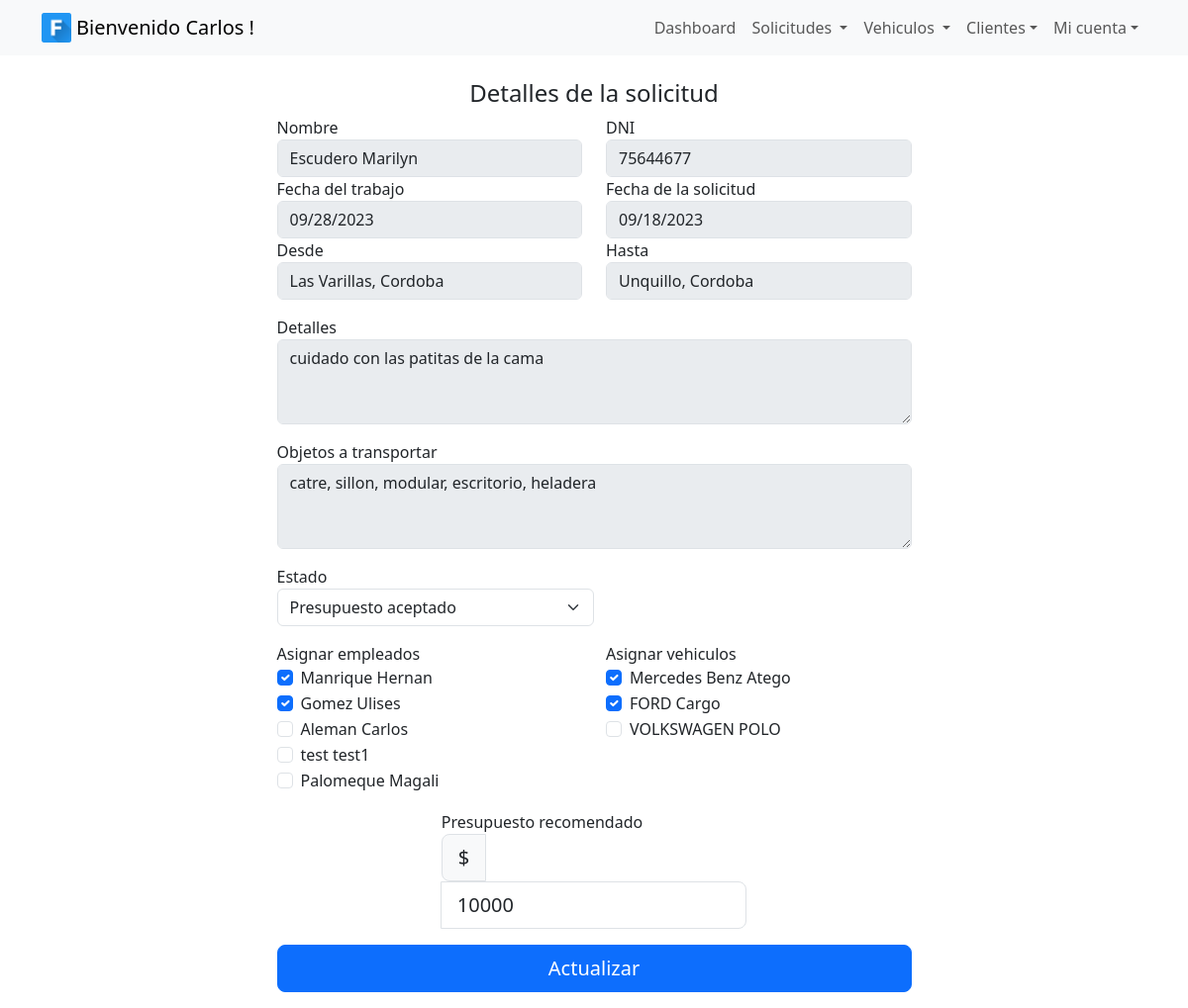
/solicitudes/15/ (signed in), run on an earlier commit of the app's database.
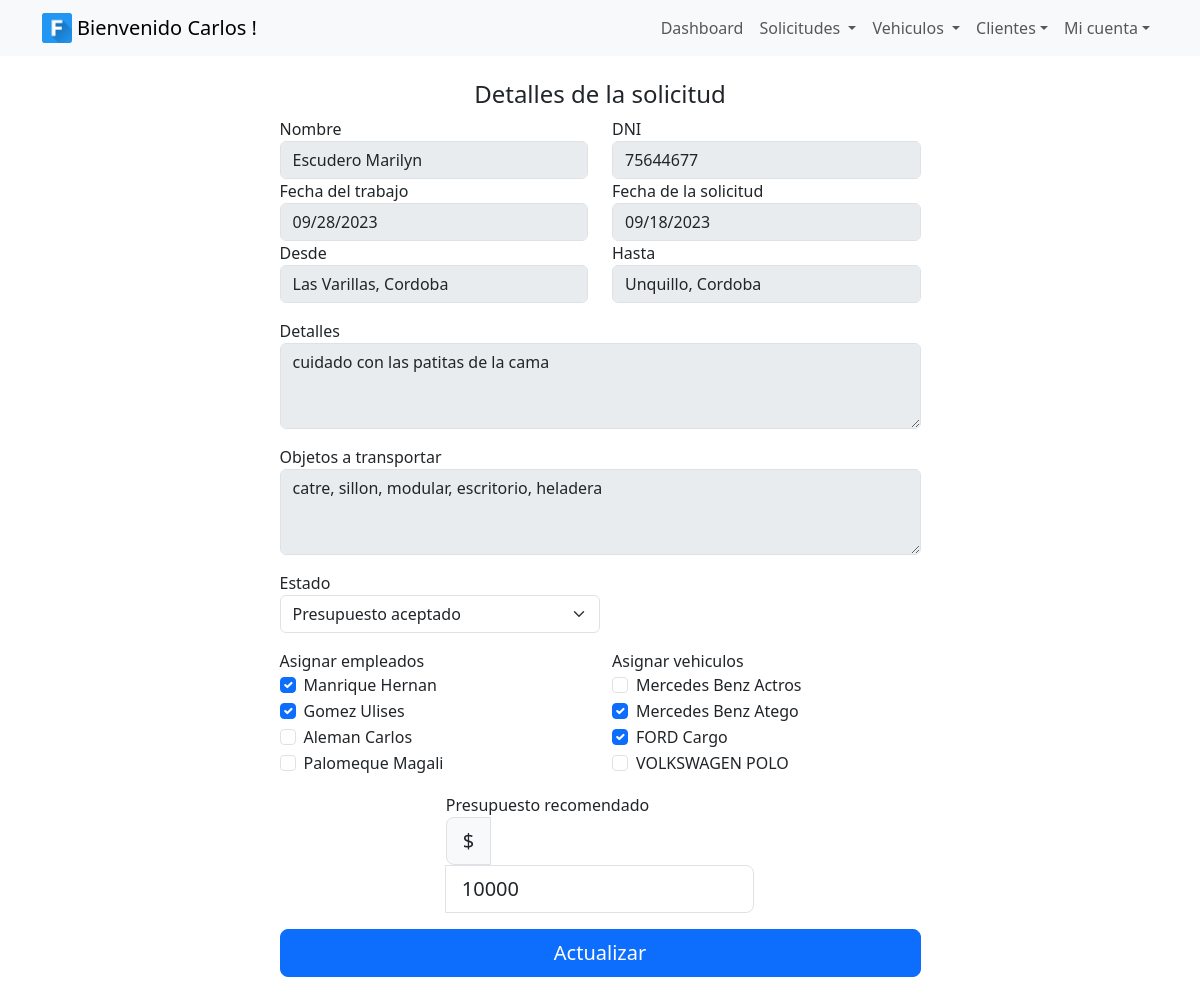
And on a later commit of the database.
### solicitudes/models.py (models this page shows, shortened)
class Usuario(AbstractUser):
    dni = models.CharField(max_length=8, unique=True)
    telefono = models.CharField(max_length=10)
    fecha_creacion = models.DateField(null=True)
    id_tipo_usuario = models.ForeignKey(TiposUsuario, on_delete=models.CASCADE)
    class Meta:
        verbose_name_plural = "Usuarios"

class Empleado(Usuario):
    administrativo = models.BooleanField(default=False, null=True)
    fecha_nac = models.DateField(null=True)
    tipo_carnet = models.CharField(max_length=2)
    ausencias = models.IntegerField()
    id_estado_empleado = models.ForeignKey(EstadosEmpleado, on_delete=models.CASCADE)
    usuario = models.OneToOneField(Usuario, on_delete=models.CASCADE, parent_link=True)
    class Meta:
        verbose_name_plural = "Empleados"

class Usuario(AbstractUser):
    dni = models.CharField(max_length=8, unique=True)
    telefono = models.CharField(max_length=10)
    fecha_creacion = models.DateField(null=True)
    id_tipo_usuario = models.ForeignKey(TiposUsuario, on_delete=models.CASCADE)
    class Meta:
        verbose_name_plural = "Usuarios"

class Vehiculo(models.Model):
    dominio = models.CharField(max_length=7, unique=True)
    marca = models.CharField(max_length=20)
    nombre = models.CharField(max_length=30)
    modelo = models.CharField(max_length=4)
    capacidad = models.IntegerField(null=True)
    kilometraje = models.IntegerField(null=True, default='0')  # agregar a tabla
    fecha_ult_service = models.DateField(null=True)  # agregar a tabla
    kilometraje_desde_ult_service = models.IntegerField(null=True, default='0')  # agregar a tabla
    id_estado_vehiculo = models.ForeignKey(EstadosVehiculo, on_delete=models.CASCADE)
    class Meta:
        verbose_name_plural = "Vehiculos"

### solicitudes/views.py (the view, shortened to what this page needs)
# urls.py: path('solicitudes/<int:solicitud_id>/', views.solicitud_detalle, name='solicitud_detalle'),
@login_required
def solicitud_detalle(request, solicitud_id):
    tipo_usuario = Usuario.objects.get(username=request.user.username)
    solicitud = get_object_or_404(Solicitud, pk=solicitud_id)
    print(solicitud.id_estado_solicitud.descripcion)
    estados = EstadosSolicitud.objects.all()
    lista_empleados_disponibles = list(Empleado.objects.filter(id_estado_empleado=1))
    lista_empleados_asignados = [
        sel.id_empleado
        for sel in SolicitudesEmpleados.objects.filter(id_solicitud=solicitud_id)
    ]
    lista_vehiculos_disponibles = list(Vehiculo.objects.filter(id_estado_vehiculo=1))
    lista_vehiculos_asignados = [
        sel.id_vehiculo
        for sel in SolicitudesVehiculos.objects.filter(id_solicitud=solicitud_id)
    ]
    if request.method == "GET":
        return render(
            request,
            "solicitudes/solicitud_detalle.html",
            {
                "solicitud": solicitud,
                "estados": estados,
                "lista_empleados_disponibles": lista_empleados_disponibles,
                "lista_empleados_asignados": lista_empleados_asignados,
                "lista_vehiculos_disponibles": lista_vehiculos_disponibles,
                "lista_vehiculos_asignados": lista_vehiculos_asignados,
            },
        )

### solicitudes/models.py (called while the page is built)
    def __str__(self):
        return f"{self.last_name} {self.first_name}"

### solicitudes/templates/solicitudes/solicitud_detalle.html (shortened to what the changed rows need)
{% extends 'base.html' %}
{% block content %}
<div class="container">
    <div class="row d-flex justify-content-center">
        <section class="col-md-7">
            <form action="{% url 'solicitud_detalle' solicitud.id %}" method="POST" class="card-body">
                {% if user.is_staff %}
                <div class="row">
                    <div class="col-sm-6 mb-3">
                        {% for empleado in lista_empleados_disponibles %}
                                <div class="form-check">
                                    {% if empleado in lista_empleados_asignados %}
                                        <input class="form-check-input" type="checkbox" name="empleados" value="{{ empleado.id }}"id="empleado_{{ empleado.id }}" checked>
                                        <label class="form-check-label" for="empleado_{{ empleado.id }}">{{ empleado.last_name }} {{ empleado.first_name }}</label>
                                    {% else %}
                                        <input class="form-check-input" type="checkbox" name="empleados" value="{{ empleado.id }}" id="empleado_{{ empleado.id }}">
                                        <label class="form-check-label" for="empleado_{{ empleado.id }}">{{ empleado.last_name }} {{ empleado.first_name }}</label>
                                    {% endif %}
                                </div>
                        {% endfor %}
                    </div>
                    <div class="col-sm-6 mb-3">
                        {% for vehiculo in lista_vehiculos_disponibles %}
                        <div class="form-check">
                            {% if vehiculo in lista_vehiculos_asignados %}
                            <input class="form-check-input" type="checkbox" name="vehiculos" value="{{ vehiculo.id }}"
                                id="vehiculo_{{ vehiculo.id }}" checked>
                            <label class="form-check-label" for="vehiculo_{{ vehiculo.id }}">
                                {{ vehiculo.marca }} {{ vehiculo.nombre }}
                            </label>
                            {% else %}
                            <input class="form-check-input" type="checkbox" name="vehiculos" value="{{ vehiculo.id }}"
                                id="vehiculo_{{ vehiculo.id }}">
                            <label class="form-check-label" for="vehiculo_{{ vehiculo.id }}">
                                {{ vehiculo.marca }} {{ vehiculo.nombre }}
                            </label>
                            {% endif %}
                        </div>
                        {% endfor %}
                    </div>
                </div>
                {% endif %}
            </form>
        </section>
    </div>
</div>
{% endblock %}

What changed in the data, as far as the page shows it:
removed Empleado: last_name "test", first_name "test1"
now on this page (row edited): Vehiculo: marca "Mercedes Benz", nombre "Actros"
